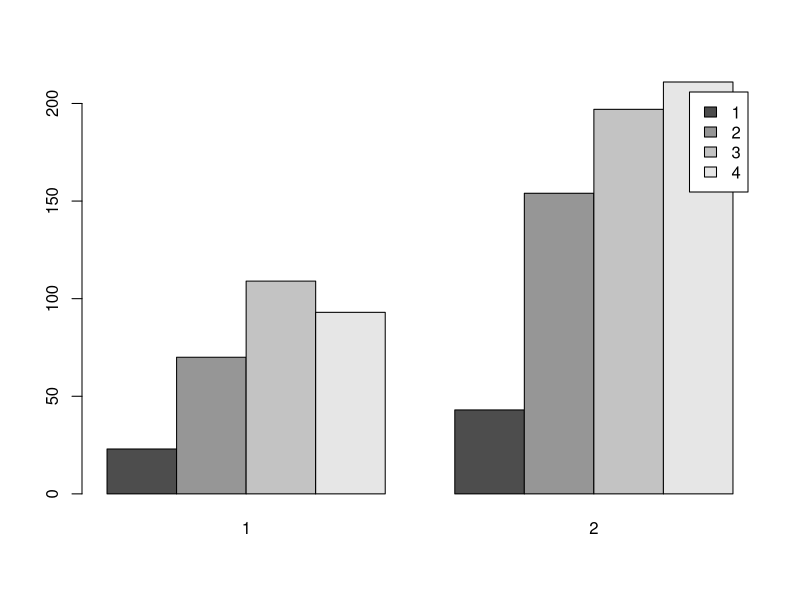
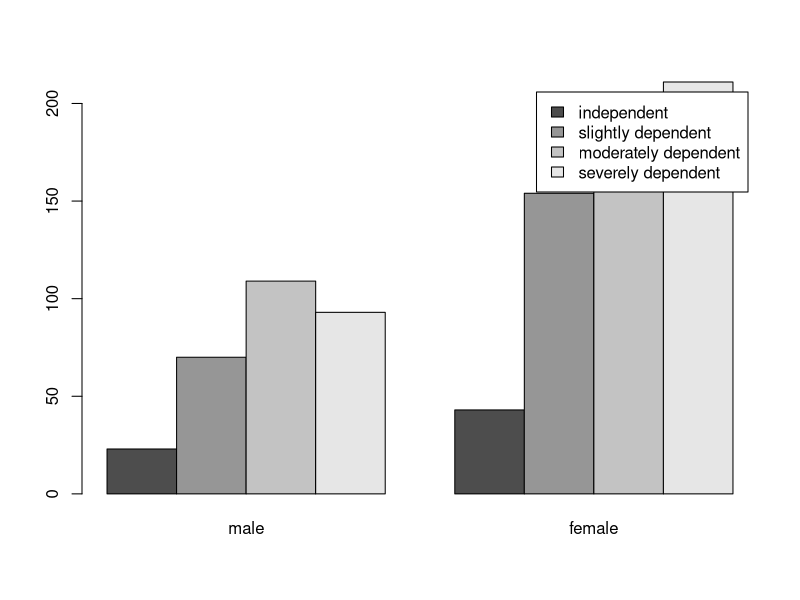

R code for these plots, in order:
## ----echo = FALSE--------------------------------------------------------
knitr::opts_chunk$set(collapse = TRUE, comment = "#>")

## ------------------------------------------------------------------------
factor(c("low", "high", "mid", "high", "low"))

## ------------------------------------------------------------------------
library(sjlabelled)
data(efc)
str(efc$e42dep)

## ----warning=FALSE, fig.height=6, fig.width=7----------------------------
library(sjlabelled)
data(efc)
barplot(
  table(efc$e42dep, efc$e16sex), 
  beside = T, 
  legend.text = T
)

## ----warning=FALSE, fig.height=6, fig.width=7----------------------------
barplot(
  table(as_label(efc$e42dep),
        as_label(efc$e16sex)), 
  beside = T, 
  legend.text = T
)
